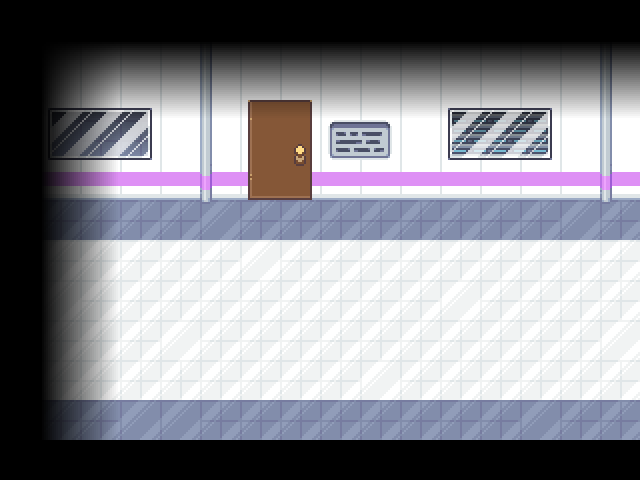

This is a level from a 2D game, rendered from its Tiled map with the project's own tilesets. A one-line summary and the complete map file follow:
An orthogonal 16x12 tile map with 40x40 px tiles, 5 tile layers (Tile Layer 1, b, a, decal, ...), 2 tilesets and 24 objects (6x npc, 5x interactable, floormirror, transition, darkness, ...).

<map version="1.11" tiledversion="1.12.2" orientation="orthogonal" renderorder="right-down" width="16" height="12" tilewidth="40" tileheight="40" infinite="0" nextlayerid="14" nextobjectid="99">
 <editorsettings>
  <export target="offlimitsLeft.lua" format="lua" />
 </editorsettings>
 <properties>
  <property name="light" type="bool" value="true" />
  <property name="music" value="alley_ambience" />
 </properties>
 <tileset firstgid="1" source="../../tilesets/mall.tsx" />
 <tileset firstgid="57" source="../../tilesets/mall_doors.tsx" />
 <layer id="1" name="Tile Layer 1" width="16" height="12">
  <data encoding="csv">
0,0,0,0,0,0,0,0,0,0,0,0,0,0,0,0,
0,9,9,9,9,9,9,9,9,9,9,9,9,9,9,9,
0,30,30,30,9,9,9,9,9,9,9,43,43,43,9,9,
0,37,30,30,9,9,9,9,9,9,9,44,43,50,9,9,
0,16,16,16,16,16,16,16,16,16,16,16,16,16,16,16,
0,30,30,30,30,37,30,30,30,30,30,30,30,30,37,30,
0,29,29,29,29,29,36,29,29,29,29,29,29,29,29,29,
0,36,29,29,29,29,29,29,29,29,29,36,29,29,29,29,
0,29,29,29,36,29,29,29,29,29,29,29,29,29,29,36,
0,29,29,29,29,29,29,29,29,36,29,29,29,29,29,29,
0,30,30,37,37,30,30,30,30,30,30,30,30,37,30,30,
0,0,0,0,0,0,0,0,0,0,0,0,0,0,0,0
</data>
 </layer>
 <layer id="12" name="b" width="16" height="12">
  <data encoding="csv">
0,0,0,0,0,0,0,0,0,0,0,0,0,0,0,0,
0,0,0,0,0,41,0,0,0,0,0,0,0,0,0,41,
0,6,6,6,0,41,0,0,0,0,0,92,92,92,0,41,
0,13,13,13,0,41,0,0,0,0,0,92,92,92,0,41,
0,0,0,0,0,48,0,0,0,0,0,0,0,0,0,48,
0,0,0,0,0,55,0,0,0,0,0,0,0,0,0,55,
0,0,0,0,0,0,0,0,0,0,0,0,0,0,0,0,
0,0,0,0,0,0,0,0,0,0,0,0,0,0,0,0,
0,0,0,0,0,0,0,0,0,0,0,0,0,0,0,0,
0,0,0,0,0,0,0,0,0,0,0,0,0,0,0,0,
0,0,0,0,0,0,0,0,0,0,0,0,0,0,0,0,
0,0,0,0,0,0,0,0,0,0,0,0,0,0,0,0
</data>
 </layer>
 <layer id="11" name="a" width="16" height="12">
  <data encoding="csv">
0,0,0,0,0,0,0,0,0,0,0,0,0,0,0,0,
0,0,0,0,0,0,0,0,0,0,0,0,0,0,0,0,
0,125,126,127,0,0,90,91,0,0,0,6,6,6,0,0,
0,136,137,138,0,0,101,102,123,124,0,13,13,13,0,0,
0,0,0,0,0,0,112,113,0,0,0,0,0,0,0,0,
0,0,0,0,0,0,0,0,0,0,0,0,0,0,0,0,
0,0,0,0,0,0,0,0,0,0,0,0,0,0,0,0,
0,0,0,0,0,0,0,0,0,0,0,0,0,0,0,0,
0,0,0,0,0,0,0,0,0,0,0,0,0,0,0,0,
0,0,0,0,0,0,0,0,0,0,0,0,0,0,0,0,
0,0,0,0,0,0,0,0,0,0,0,0,0,0,0,0,
0,0,0,0,0,0,0,0,0,0,0,0,0,0,0,0
</data>
 </layer>
 <layer id="2" name="decal" width="16" height="12">
  <data encoding="csv">
0,0,0,0,0,0,0,0,0,0,0,0,0,0,0,0,
0,6,6,6,6,6,6,6,6,6,6,6,6,6,6,6,
0,13,13,13,13,13,13,13,13,13,13,125,126,127,13,13,
0,0,0,0,0,0,0,0,0,0,0,136,137,138,0,0,
0,0,0,0,0,0,0,0,0,0,0,0,0,0,0,0,
0,0,0,0,0,0,0,0,0,0,0,0,0,0,0,0,
0,0,0,0,0,0,0,0,0,0,0,0,0,0,0,0,
0,0,0,0,0,0,0,0,0,0,0,0,0,0,0,0,
0,0,0,0,0,0,0,0,0,0,0,0,0,0,0,0,
0,0,0,0,0,0,0,0,0,0,0,0,0,0,0,0,
0,0,0,0,0,0,0,0,0,0,0,0,0,0,0,0,
0,0,0,0,0,0,0,0,0,0,0,0,0,0,0,0
</data>
 </layer>
 <objectgroup id="5" name="floormirror" class="objects" locked="1">
  <object id="88" name="floormirror" x="40" y="200" width="600" height="240" />
 </objectgroup>
 <objectgroup color="#0000ff" id="6" name="collision">
  <object id="61" x="200" y="160" width="440" height="40" />
  <object id="63" x="160" y="440" width="480" height="40" />
  <object id="77" x="160" y="200" width="40" height="40" />
  <object id="90" x="150" y="240" width="40" height="40" />
  <object id="91" x="140" y="280" width="40" height="40" />
  <object id="92" x="130" y="320" width="40" height="40" />
  <object id="93" x="120" y="360" width="40" height="40" />
  <object id="94" x="110" y="400" width="40" height="40" />
 </objectgroup>
 <objectgroup color="#ff00ff" id="10" name="objects_behind">
  <object id="83" name="npc" x="150" y="420" width="40" height="40">
   <properties>
    <property name="actor" value="tapewest" />
   </properties>
  </object>
 </objectgroup>
 <objectgroup color="#ff00ff" id="8" name="objects">
  <object id="64" name="interactable" x="280" y="160" width="80" height="40">
   <properties>
    <property name="text1_1">* (It's locked.)[wait:5]
* (Probably for the better.)</property>
   </properties>
  </object>
  <object id="65" name="interactable" x="360" y="160" width="80" height="40">
   <properties>
    <property name="text1" value="* (Whoever's name was here before has been scribbled out beyond recognition.)" />
    <property name="text2">* ("Cheshire's Home. [wait:5]Stay out." [wait:5]
is written over it.)</property>
   </properties>
  </object>
  <object id="66" name="npc" x="480" y="200" width="40" height="40">
   <properties>
    <property name="actor" value="bench/down" />
    <property name="cutscene" value="generic.bench" />
   </properties>
  </object>
  <object id="67" name="npc" x="400" y="200" width="40" height="40">
   <properties>
    <property name="actor" value="plant" />
    <property name="cutscene" value="generic.plant" />
   </properties>
  </object>
  <object id="68" name="npc" x="80" y="200" width="40" height="40">
   <properties>
    <property name="actor" value="bench/down" />
    <property name="cutscene" value="generic.bench" />
   </properties>
  </object>
  <object id="71" name="transition" x="640" y="200" width="40" height="240">
   <properties>
    <property name="map" value="mall/spawn" />
    <property name="marker" value="left" />
   </properties>
  </object>
  <object id="84" name="npc" x="280" y="420" width="40" height="40">
   <properties>
    <property name="actor" value="bench/bottom" />
    <property name="cutscene" value="generic.bench" />
   </properties>
  </object>
  <object id="85" name="npc" x="360" y="420" width="40" height="40">
   <properties>
    <property name="actor" value="plant" />
    <property name="cutscene" value="generic.plant" />
   </properties>
  </object>
  <object id="86" name="interactable" x="480" y="440" width="80" height="40">
   <properties>
    <property name="text1_1" value="* (It's locked.)" />
   </properties>
  </object>
  <object id="87" name="interactable" x="400" y="440" width="80" height="40">
   <properties>
    <property name="text1_1" value="* (&quot;Vacant.&quot;)" />
   </properties>
  </object>
  <object id="89" name="darkness" x="40" y="40">
   <point />
  </object>
  <object id="98" name="interactable" x="110" y="400" width="40" height="40">
   <properties>
    <property name="text1" value="* (There's yellow tape blocking this path.)" />
    <property name="text2">* (Best not to wander too far
into uncharted territory.)</property>
   </properties>
   <polygon points="50,-200 90,-200 40,40 0,40" />
  </object>
 </objectgroup>
 <layer id="9" name="decal2" width="16" height="12">
  <data encoding="csv">
0,0,0,0,0,0,0,0,0,0,0,0,0,0,0,0,
0,1610612742,1610612749,0,0,0,0,0,0,0,0,0,0,0,0,0,
0,1610612742,1610612749,0,0,0,0,0,0,0,0,13,13,13,0,0,
0,1610612742,1610612749,0,0,0,0,0,0,0,0,0,0,0,0,0,
0,1610612742,1610612749,0,0,0,0,0,0,0,0,0,0,0,0,0,
0,1610612742,1610612749,0,0,0,0,0,0,0,0,0,0,0,0,0,
0,1610612742,1610612749,0,0,0,0,0,0,0,0,0,0,0,0,0,
0,1610612742,1610612749,0,0,0,0,0,0,0,0,0,0,0,0,0,
0,1610612742,1610612749,0,0,0,0,0,0,0,0,0,0,0,0,0,
0,1610612742,1610612749,0,0,0,0,0,0,0,0,0,0,0,0,0,
0,1610612742,1610612749,0,0,0,0,0,0,0,0,0,0,0,0,0,
0,0,0,0,0,0,0,0,0,7,0,0,0,0,0,0
</data>
 </layer>
 <objectgroup color="#7f00ff" id="7" name="markers">
  <object id="69" name="spawn" x="400" y="320">
   <point />
  </object>
  <object id="70" name="entry" x="600" y="320">
   <point />
  </object>
 </objectgroup>
</map>
